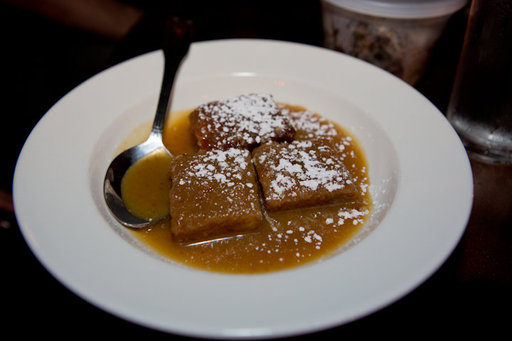
#> input picture multiprocessing/data/input/bread_pudding/3835031.jpg, 512 x 341 px
$ python mp_version.py
#> lines starting #> are read from the running program, lines starting #| are printed output that depends on the picture
### multiprocessing/filters.py
import numpy as np
from scipy.ndimage import convolve

def apply_grayscale(img_np):
    """1. Convert RGB to grayscale using luminance formula"""
    if len(img_np.shape) == 3:
        return np.dot(img_np[...,:3], [0.299, 0.587, 0.114]).astype(np.uint8)
    return img_np

def apply_gaussian_blur(img_np):
    """2. Apply 3x3 Gaussian kernel for smoothing"""
    kernel = np.array([[1, 2, 1], [2, 4, 2], [1, 2, 1]]) / 16.0
    return _apply_kernel(img_np, kernel)

def apply_sobel(img_np):
    """3. Sobel filter to detect edges"""
    Kx = np.array([[-1, 0, 1], [-2, 0, 2], [-1, 0, 1]])
    Ky = np.array([[1, 2, 1], [0, 0, 0], [-1, -2, -1]])
    gray = apply_grayscale(img_np)
    ix = convolve(gray.astype(float), Kx)
    iy = convolve(gray.astype(float), Ky)
    return np.clip(np.sqrt(ix**2 + iy**2), 0, 255).astype(np.uint8)

def apply_sharpen(img_np):
    """4. Image Sharpening to enhance details"""
    kernel = np.array([[0, -1, 0], [-1, 5, -1], [0, -1, 0]])
    return _apply_kernel(img_np, kernel)

def apply_brightness(img_np, factor=1.2):
    """5. Increase or decrease image brightness"""
    return np.clip(img_np.astype(float) * factor, 0, 255).astype(np.uint8)

def _apply_kernel(img, kernel):
    if len(img.shape) == 3:
        return np.stack([convolve(img[:,:,i], kernel) for i in range(3)], axis=2)
    return convolve(img, kernel)

### multiprocessing/mp_version.py
import os
import time
from multiprocessing import Pool
from PIL import Image
import numpy as np

from filters import (
    apply_grayscale,
    apply_gaussian_blur,
    apply_sobel,
    apply_sharpen,
    apply_brightness
)

INPUT_DIR = "data/input"
OUTPUT_DIR = "data/output"


def process_single_image(args):
    img_path, output_path = args

    img = Image.open(img_path).convert("RGB")
    img_np = np.array(img)

    img_np = apply_grayscale(img_np)
    img_np = apply_gaussian_blur(img_np)
    img_np = apply_sobel(img_np)
    img_np = apply_sharpen(img_np)
    img_np = apply_brightness(img_np, factor=1.2)

    os.makedirs(os.path.dirname(output_path), exist_ok=True)
    Image.fromarray(img_np).save(output_path)


def get_all_image_tasks():
    tasks = []
    for root, _, files in os.walk(INPUT_DIR):
        for file in files:
            if file.lower().endswith((".jpg", ".jpeg", ".png")):
                input_path = os.path.join(root, file)
                relative_path = os.path.relpath(input_path, INPUT_DIR)
                output_path = os.path.join(OUTPUT_DIR, relative_path)
                tasks.append((input_path, output_path))
    return tasks


def run_experiment(num_processes):
    tasks = get_all_image_tasks()

    start = time.time()
    with Pool(processes=num_processes) as pool:
        pool.map(process_single_image, tasks)
#> in process_single_image, img is the input picture: PIL image 512x341 RGB; mean R, G, B 103.2, 94.1, 86.7
#> in apply_sobel, `iy = convolve(gray.astype(float), Ky)`:
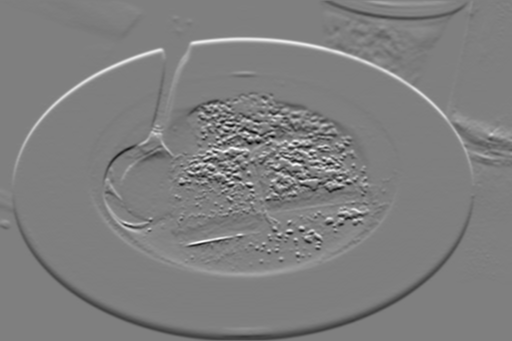
#> iy: shape (341, 512) float64; min -483, max 483, mean -0.7; drawn with min black and max white
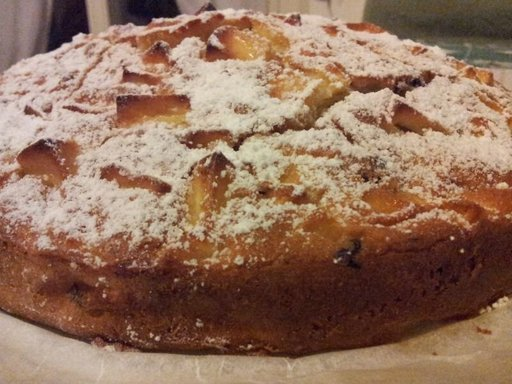
#> input picture multiprocessing/data/input/apple_pie/3636185.jpg, 512 x 384 px
#> in process_single_image, img is the input picture: PIL image 512x384 RGB; mean R, G, B 145.9, 112.7, 92.1
#> in apply_sobel (call 2), `ix = convolve(gray.astype(float), Kx)`:
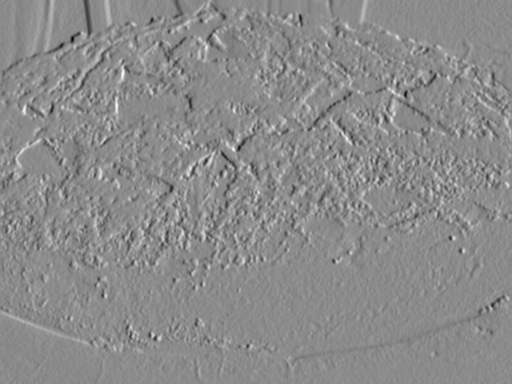
#> ix: shape (384, 512) float64; min -455, max 379, mean 0.5; drawn with min black and max white
#> in apply_sobel (call 2), `iy = convolve(gray.astype(float), Ky)`:
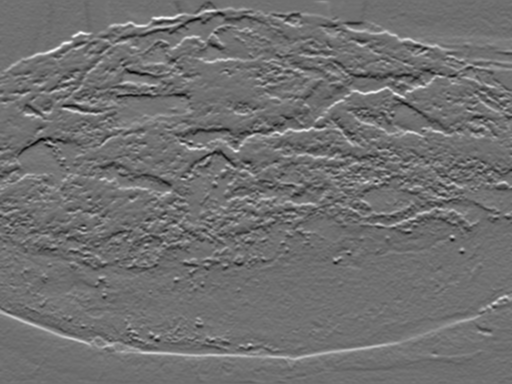
#> iy: shape (384, 512) float64; min -395, max 499, mean 0.9; drawn with min black and max white
#> in apply_sobel (call 2), `return np.clip(np.sqrt(ix**2 + iy**2), 0, 255).astype(np.uint8)`:
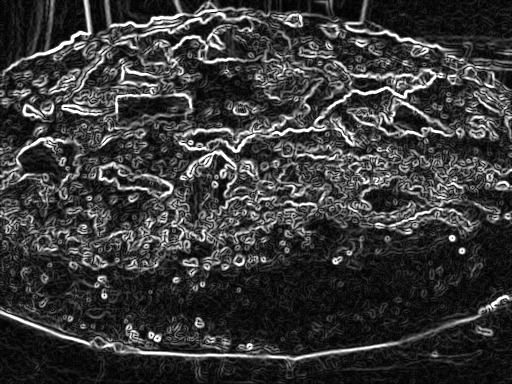
#> returned value: shape (384, 512); min 0, max 255, mean 57.3
#> in _apply_kernel (call 4), `return convolve(img, kernel)`:
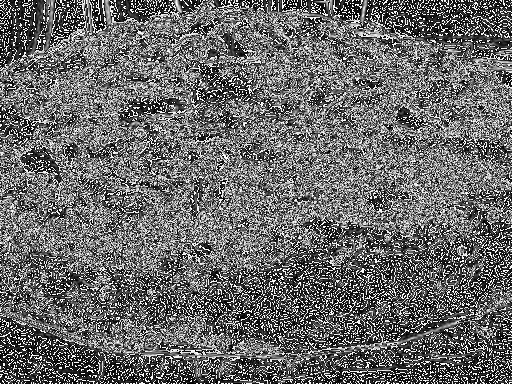
#> returned value: shape (384, 512); min 0, max 255, mean 105.9
#> call 2 of apply_brightness, with factor = 1.2
#> in apply_brightness (call 2), `return np.clip(img_np.astype(float) * factor, 0, 255).astype(np.uint8)`:
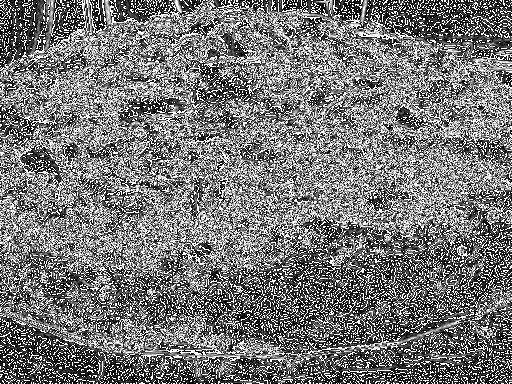
#> returned value: shape (384, 512); min 0, max 255, mean 120.8
    end = time.time()

    return end - start, len(tasks)


if __name__ == "__main__":
    process_counts = [1, 2, 4]
    baseline_time = None

    print("Workers (P) | Execution time | Speed-up | Efficiency")
    print("-" * 55)

    for p in process_counts:
        exec_time, total_images = run_experiment(p)

        if p == 1:
            baseline_time = exec_time
            speedup = 1.0
            efficiency = 1.0
        else:
            speedup = baseline_time / exec_time
            efficiency = speedup / p

        print(f"{p:<11} | {exec_time:.4f} s      | {speedup:.4f} | {efficiency*100:.2f}%")
